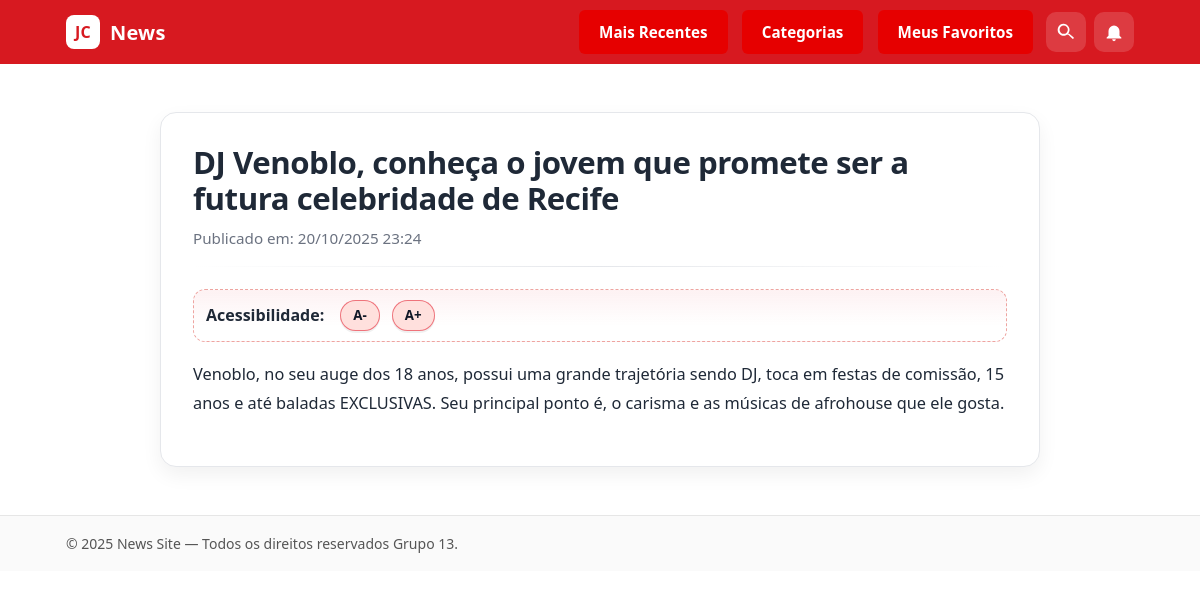
Page /noticia/1/ on the committed database.
### app1/models.py (models this page shows, shortened)
class Noticia(models.Model):
	titulo = models.CharField(max_length=255)
	conteudo = models.TextField()
	data_publicacao = models.DateTimeField(auto_now_add=True)
	categoria = models.ForeignKey(Categoria, on_delete=models.SET_NULL, null=True, blank=True, related_name='noticias')
	visualizacoes = models.PositiveIntegerField(default=0)  # Para "mais lidas"
	favoritos = models.ManyToManyField(
        User,
        related_name='noticias_favoritas', # Permite acessar user.noticias_favoritas
        blank=True # Permite que uma notícia não tenha nenhum favorito
	)

### app1/views.py (the view)
# urls.py: path('noticia/<int:pk>/', detalhe_noticia, name='detalhe_noticia'),
def detalhe_noticia(request, pk):
    noticia = get_object_or_404(Noticia, pk=pk)
    is_favorita = False
    if hasattr(request.user, 'id') and request.user.id:
        is_favorita = noticia.favoritos.filter(id=request.user.id).exists()
    contexto = {
        'noticia': noticia,
        'is_favorita': is_favorita
    }
    return render(request, 'app1/noticia_detalhe.html', contexto)

### app1/templates/app1/noticia_detalhe.html (shortened to what this page needs)
{% extends 'app1/base.html' %}
{% load static %}
{% block content %}
<link rel="stylesheet" href="{% static 'app1/css/noticia_detalhe.css' %}">
<div class="noticia-page container">
    <h1>{{ noticia.titulo }}</h1>
    <p>Publicado em: {{ noticia.data_publicacao|date:"d/m/Y H:i" }}</p>
    <hr>
    <div class="controles-fonte">
        <strong>Acessibilidade:</strong>
        <button id="diminuir-fonte" title="Diminuir Fonte (A-)">A-</button>
        <button id="aumentar-fonte" title="Aumentar Fonte (A+)">A+</button>
    </div>
    <article id="corpo-noticia">
        {{ noticia.conteudo|linebreaks }}
    </article>
</div>
{% endblock %}

### app1/static/app1/css/style.css (style rules this page uses)
:root { --red:#d71920; --red-dark:#b1151b; --bg:#ffffff; --ink:#1a1a1a; --ink-weak:#555; --border:#e6e6e6; }
* { box-sizing:border-box }
html,body { margin:0;padding:0;background:var(--bg);color:var(--ink);font-family:system-ui,-apple-system,Segoe UI,Roboto,Ubuntu,Cantarell,"Helvetica Neue",Arial,sans-serif }
.container { max-width:1100px;margin:0 auto;padding:0 16px }

### app1/static/app1/css/news.css (style rules this page uses)
:root { --news-bg: #ffffff; --news-surface: #f8fafc; --news-card: #ffffff; --news-text: #111827; --news-text-soft: #6b7280; --news-border: #e5e7eb; --news-primary: #e11d48; --news-primary-strong: #be123c; --news-radius-lg: 14px; --news-radius-md: 10px; --news-shadow: 0 6px 18px rgba(0,0,0,.06); --news-shadow-hover: 0 10px 28px rgba(0,0,0,.12); --news-title-weight: 800; --news-ui-weight: 700; --news-font-size: clamp(.98rem, 1.4vw, 1.02rem); --news-h1-size: clamp(1.35rem, 2.4vw, 1.8rem); --news-h2-size: clamp(1.3rem, 2.6vw, 1.9rem); --news-h3-size: clamp(1.1rem, 2.2vw, 1.5rem); --news-gap-sm: clamp(10px, 1.6vw, 14px); --news-gap-md: clamp(12px, 2vw, 18px); --news-gap-lg: clamp(16px, 2.4vw, 24px); }

### app1/static/app1/css/noticia_detalhe.css (style rules this page uses)
.noticia-page { --brand:#e21b2d; --bg:#ffffff; --text:#1f2937; --muted:#6b7280; --border:#e5e7eb; --link:#0ea5e9; --shadow:0 8px 20px rgba(0,0,0,.06); background: var(--bg); }
.noticia-page.container { max-width: 880px; margin: clamp(12px,2vw,24px) auto; border: 1px solid var(--border); border-radius: 16px; padding: clamp(18px,2.8vw,32px); box-shadow: var(--shadow); }
.noticia-page h1 { font-size: clamp(1.6rem, 2.6vw, 2.4rem); line-height: 1.15; letter-spacing: -0.015em; margin: 0 0 .35em 0; color: var(--text); }
.noticia-page > p { margin: 0 0 18px 0; color: var(--muted); font-size: .95rem; }
.noticia-page hr { border: none; height: 1px; background: linear-gradient(90deg, transparent, var(--border), transparent); margin: 18px 0 22px; }
.noticia-page .controles-fonte { display: flex; align-items: center; gap: 12px; padding: 10px 12px; background: linear-gradient(180deg, rgba(226,27,45,0.06), transparent 70%); border: 1px dashed color-mix(in oklab, var(--brand) 40%, var(--border)); border-radius: 12px; margin-bottom: 18px; }
.noticia-page .controles-fonte strong { font-weight: 600; color: var(--text); margin-right: 4px; }
.noticia-page .controles-fonte button { appearance: none; border: 1px solid color-mix(in oklab, var(--brand) 55%, #0000); background: color-mix(in oklab, var(--brand) 16%, #fff); color: #111827; font-weight: 700; padding: 8px 12px; line-height: 1; border-radius: 999px; cursor: pointer; transition: transform .08s ease, box-shadow .12s ease, background .12s ease, border-color .12s ease; box-shadow: 0 2px 0 rgba(0,0,0,.06); font-family: ui-sans-serif, system-ui, -apple-system, Segoe UI, Roboto, "Helvetica Neue", Arial, "Noto Sans", "Liberation Sans", sans-serif; }
.noticia-page #corpo-noticia { font-size: clamp(1.02rem, 1.1vw, 1.125rem); line-height: 1.75; color: var(--text); }
.noticia-page #corpo-noticia p { margin: 0 0 1.05em; }

### rows in the picture
Noticia: titulo "DJ Venoblo, conheça o jovem que promete ser a futura celebridade de Recife", data_publicacao "20/10/2025 23:24", conteudo "Venoblo, no seu auge dos 18 anos, possui uma grande trajetória sendo DJ, toca em festas de comissão, 15 anos e até baladas EXCLUSIVAS. Seu principal ponto é, o carisma e as músicas de afrohouse que ele gosta."
